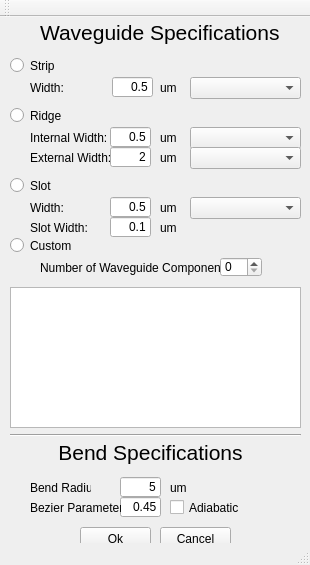
<?xml version="1.0" encoding="UTF-8"?>
<ui version="4.0">
 <class>MainWindow</class>
 <widget class="QMainWindow" name="MainWindow">
  <property name="geometry">
   <rect>
    <x>0</x>
    <y>0</y>
    <width>310</width>
    <height>565</height>
   </rect>
  </property>
  <property name="windowTitle">
   <string>Path to Waveguide</string>
  </property>
  <widget class="QWidget" name="centralWidget">
   <widget class="QLabel" name="label_1">
    <property name="geometry">
     <rect>
      <x>40</x>
      <y>240</y>
      <width>181</width>
      <height>21</height>
     </rect>
    </property>
    <property name="text">
     <string>Number of Waveguide Components:</string>
    </property>
   </widget>
   <widget class="QSpinBox" name="numLayers">
    <property name="geometry">
     <rect>
      <x>220</x>
      <y>240</y>
      <width>42</width>
      <height>20</height>
     </rect>
    </property>
   </widget>
   <widget class="Line" name="line">
    <property name="geometry">
     <rect>
      <x>10</x>
      <y>410</y>
      <width>291</width>
      <height>16</height>
     </rect>
    </property>
    <property name="orientation">
     <enum>Qt::Horizontal</enum>
    </property>
   </widget>
   <widget class="QLabel" name="label_4">
    <property name="geometry">
     <rect>
      <x>40</x>
      <y>0</y>
      <width>241</width>
      <height>31</height>
     </rect>
    </property>
    <property name="font">
     <font>
      <pointsize>16</pointsize>
     </font>
    </property>
    <property name="text">
     <string>Waveguide Specifications</string>
    </property>
   </widget>
   <widget class="QRadioButton" name="radioStrip">
    <property name="geometry">
     <rect>
      <x>10</x>
      <y>40</y>
      <width>82</width>
      <height>17</height>
     </rect>
    </property>
    <property name="text">
     <string>Strip</string>
    </property>
   </widget>
   <widget class="QRadioButton" name="radioRidge">
    <property name="geometry">
     <rect>
      <x>10</x>
      <y>90</y>
      <width>82</width>
      <height>17</height>
     </rect>
    </property>
    <property name="text">
     <string>Ridge</string>
    </property>
   </widget>
   <widget class="QRadioButton" name="radioSlot">
    <property name="geometry">
     <rect>
      <x>10</x>
      <y>160</y>
      <width>82</width>
      <height>17</height>
     </rect>
    </property>
    <property name="text">
     <string>Slot</string>
    </property>
   </widget>
   <widget class="QRadioButton" name="radioCustom">
    <property name="geometry">
     <rect>
      <x>10</x>
      <y>220</y>
      <width>82</width>
      <height>17</height>
     </rect>
    </property>
    <property name="text">
     <string>Custom</string>
    </property>
   </widget>
   <widget class="QLabel" name="label_2">
    <property name="geometry">
     <rect>
      <x>30</x>
      <y>60</y>
      <width>47</width>
      <height>21</height>
     </rect>
    </property>
    <property name="text">
     <string>Width:</string>
    </property>
   </widget>
   <widget class="QLineEdit" name="stripWidth">
    <property name="geometry">
     <rect>
      <x>112</x>
      <y>60</y>
      <width>41</width>
      <height>20</height>
     </rect>
    </property>
    <property name="text">
     <string>0.5</string>
    </property>
    <property name="alignment">
     <set>Qt::AlignRight|Qt::AlignTrailing|Qt::AlignVCenter</set>
    </property>
   </widget>
   <widget class="QLabel" name="label_3">
    <property name="geometry">
     <rect>
      <x>160</x>
      <y>60</y>
      <width>21</width>
      <height>21</height>
     </rect>
    </property>
    <property name="text">
     <string>um</string>
    </property>
   </widget>
   <widget class="QLabel" name="label_5">
    <property name="geometry">
     <rect>
      <x>30</x>
      <y>110</y>
      <width>81</width>
      <height>21</height>
     </rect>
    </property>
    <property name="text">
     <string>Internal Width:</string>
    </property>
   </widget>
   <widget class="QLineEdit" name="ridgeWidth1">
    <property name="geometry">
     <rect>
      <x>110</x>
      <y>110</y>
      <width>41</width>
      <height>20</height>
     </rect>
    </property>
    <property name="text">
     <string>0.5</string>
    </property>
    <property name="alignment">
     <set>Qt::AlignRight|Qt::AlignTrailing|Qt::AlignVCenter</set>
    </property>
   </widget>
   <widget class="QLabel" name="label_6">
    <property name="geometry">
     <rect>
      <x>160</x>
      <y>110</y>
      <width>16</width>
      <height>21</height>
     </rect>
    </property>
    <property name="text">
     <string>um</string>
    </property>
   </widget>
   <widget class="QLabel" name="label_7">
    <property name="geometry">
     <rect>
      <x>30</x>
      <y>130</y>
      <width>81</width>
      <height>21</height>
     </rect>
    </property>
    <property name="text">
     <string>External Width:</string>
    </property>
   </widget>
   <widget class="QLineEdit" name="ridgeWidth2">
    <property name="geometry">
     <rect>
      <x>110</x>
      <y>130</y>
      <width>41</width>
      <height>20</height>
     </rect>
    </property>
    <property name="text">
     <string>2</string>
    </property>
    <property name="alignment">
     <set>Qt::AlignRight|Qt::AlignTrailing|Qt::AlignVCenter</set>
    </property>
   </widget>
   <widget class="QLabel" name="label_8">
    <property name="geometry">
     <rect>
      <x>160</x>
      <y>130</y>
      <width>16</width>
      <height>21</height>
     </rect>
    </property>
    <property name="text">
     <string>um</string>
    </property>
   </widget>
   <widget class="QLineEdit" name="slotWidth2">
    <property name="geometry">
     <rect>
      <x>110</x>
      <y>200</y>
      <width>41</width>
      <height>20</height>
     </rect>
    </property>
    <property name="text">
     <string>0.1</string>
    </property>
    <property name="alignment">
     <set>Qt::AlignRight|Qt::AlignTrailing|Qt::AlignVCenter</set>
    </property>
   </widget>
   <widget class="QLabel" name="label_9">
    <property name="geometry">
     <rect>
      <x>30</x>
      <y>180</y>
      <width>81</width>
      <height>21</height>
     </rect>
    </property>
    <property name="text">
     <string>Width:</string>
    </property>
   </widget>
   <widget class="QLabel" name="label_10">
    <property name="geometry">
     <rect>
      <x>30</x>
      <y>200</y>
      <width>81</width>
      <height>21</height>
     </rect>
    </property>
    <property name="text">
     <string>Slot Width:</string>
    </property>
   </widget>
   <widget class="QLineEdit" name="slotWidth1">
    <property name="geometry">
     <rect>
      <x>110</x>
      <y>180</y>
      <width>41</width>
      <height>20</height>
     </rect>
    </property>
    <property name="text">
     <string>0.5</string>
    </property>
    <property name="alignment">
     <set>Qt::AlignRight|Qt::AlignTrailing|Qt::AlignVCenter</set>
    </property>
   </widget>
   <widget class="QLabel" name="label_11">
    <property name="geometry">
     <rect>
      <x>160</x>
      <y>180</y>
      <width>16</width>
      <height>21</height>
     </rect>
    </property>
    <property name="text">
     <string>um</string>
    </property>
   </widget>
   <widget class="QLabel" name="label_12">
    <property name="geometry">
     <rect>
      <x>160</x>
      <y>200</y>
      <width>16</width>
      <height>21</height>
     </rect>
    </property>
    <property name="text">
     <string>um</string>
    </property>
   </widget>
   <widget class="QTableWidget" name="layerTable">
    <property name="geometry">
     <rect>
      <x>10</x>
      <y>270</y>
      <width>291</width>
      <height>141</height>
     </rect>
    </property>
   </widget>
   <widget class="QLabel" name="label">
    <property name="geometry">
     <rect>
      <x>30</x>
      <y>460</y>
      <width>61</width>
      <height>21</height>
     </rect>
    </property>
    <property name="text">
     <string>Bend Radius:</string>
    </property>
   </widget>
   <widget class="QLineEdit" name="radius">
    <property name="geometry">
     <rect>
      <x>120</x>
      <y>460</y>
      <width>41</width>
      <height>20</height>
     </rect>
    </property>
    <property name="text">
     <string>5</string>
    </property>
    <property name="alignment">
     <set>Qt::AlignRight|Qt::AlignTrailing|Qt::AlignVCenter</set>
    </property>
   </widget>
   <widget class="QCheckBox" name="adiabatic">
    <property name="geometry">
     <rect>
      <x>170</x>
      <y>480</y>
      <width>70</width>
      <height>21</height>
     </rect>
    </property>
    <property name="text">
     <string>Adiabatic</string>
    </property>
   </widget>
   <widget class="QLabel" name="label_13">
    <property name="geometry">
     <rect>
      <x>170</x>
      <y>460</y>
      <width>21</width>
      <height>21</height>
     </rect>
    </property>
    <property name="text">
     <string>um</string>
    </property>
   </widget>
   <widget class="QLineEdit" name="bezier">
    <property name="geometry">
     <rect>
      <x>120</x>
      <y>480</y>
      <width>41</width>
      <height>20</height>
     </rect>
    </property>
    <property name="text">
     <string>0.45</string>
    </property>
    <property name="alignment">
     <set>Qt::AlignRight|Qt::AlignTrailing|Qt::AlignVCenter</set>
    </property>
   </widget>
   <widget class="QLabel" name="label_14">
    <property name="geometry">
     <rect>
      <x>30</x>
      <y>480</y>
      <width>91</width>
      <height>21</height>
     </rect>
    </property>
    <property name="text">
     <string>Bezier Parameter:</string>
    </property>
   </widget>
   <widget class="QComboBox" name="stripLayer">
    <property name="geometry">
     <rect>
      <x>190</x>
      <y>60</y>
      <width>111</width>
      <height>22</height>
     </rect>
    </property>
   </widget>
   <widget class="QComboBox" name="ridgeLayer1">
    <property name="geometry">
     <rect>
      <x>190</x>
      <y>110</y>
      <width>111</width>
      <height>22</height>
     </rect>
    </property>
   </widget>
   <widget class="QComboBox" name="ridgeLayer2">
    <property name="geometry">
     <rect>
      <x>190</x>
      <y>130</y>
      <width>111</width>
      <height>22</height>
     </rect>
    </property>
   </widget>
   <widget class="QComboBox" name="slotLayer">
    <property name="geometry">
     <rect>
      <x>190</x>
      <y>180</y>
      <width>111</width>
      <height>22</height>
     </rect>
    </property>
   </widget>
   <widget class="QLabel" name="label_15">
    <property name="geometry">
     <rect>
      <x>30</x>
      <y>420</y>
      <width>241</width>
      <height>31</height>
     </rect>
    </property>
    <property name="font">
     <font>
      <pointsize>16</pointsize>
     </font>
    </property>
    <property name="text">
     <string>Bend Specifications</string>
    </property>
    <property name="alignment">
     <set>Qt::AlignCenter</set>
    </property>
   </widget>
   <widget class="QPushButton" name="ok">
    <property name="geometry">
     <rect>
      <x>80</x>
      <y>510</y>
      <width>71</width>
      <height>23</height>
     </rect>
    </property>
    <property name="text">
     <string>Ok</string>
    </property>
    <property name="shortcut">
     <string>Return</string>
    </property>
    <property name="autoDefault">
     <bool>true</bool>
    </property>
   </widget>
   <widget class="QPushButton" name="cancel">
    <property name="geometry">
     <rect>
      <x>160</x>
      <y>510</y>
      <width>71</width>
      <height>23</height>
     </rect>
    </property>
    <property name="text">
     <string>Cancel</string>
    </property>
    <property name="shortcut">
     <string>Esc</string>
    </property>
   </widget>
  </widget>
  <widget class="QToolBar" name="mainToolBar">
   <attribute name="toolBarArea">
    <enum>TopToolBarArea</enum>
   </attribute>
   <attribute name="toolBarBreak">
    <bool>false</bool>
   </attribute>
  </widget>
  <widget class="QStatusBar" name="statusBar"/>
 </widget>
 <layoutdefault spacing="6" margin="11"/>
 <resources/>
 <connections/>
</ui>
